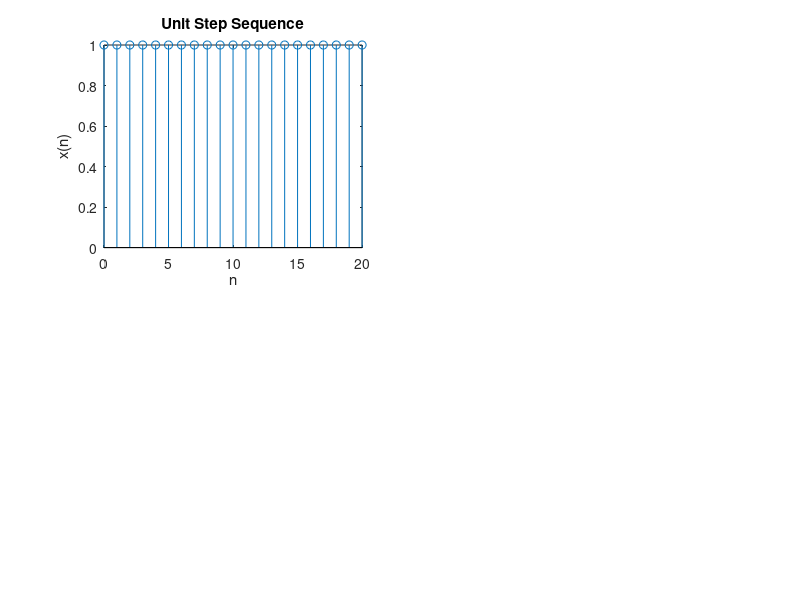

Source code (MATLAB):
N = 21;
x = ones(1, N);
n = 0:1:N-1;
subplot(2,2,1);
stem(n,x);
xlabel('n');
ylabel('x(n)');
title('Unit Step Sequence');
